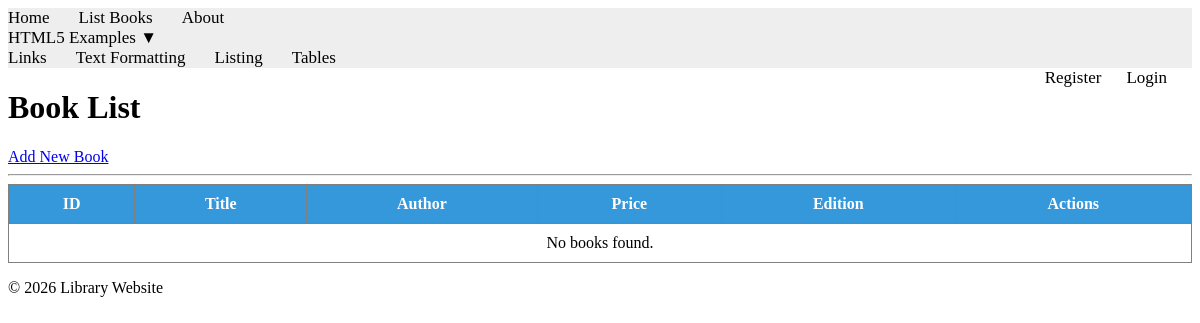
The page /books/lab10_part1/listbooks/ on the database as committed earlier.
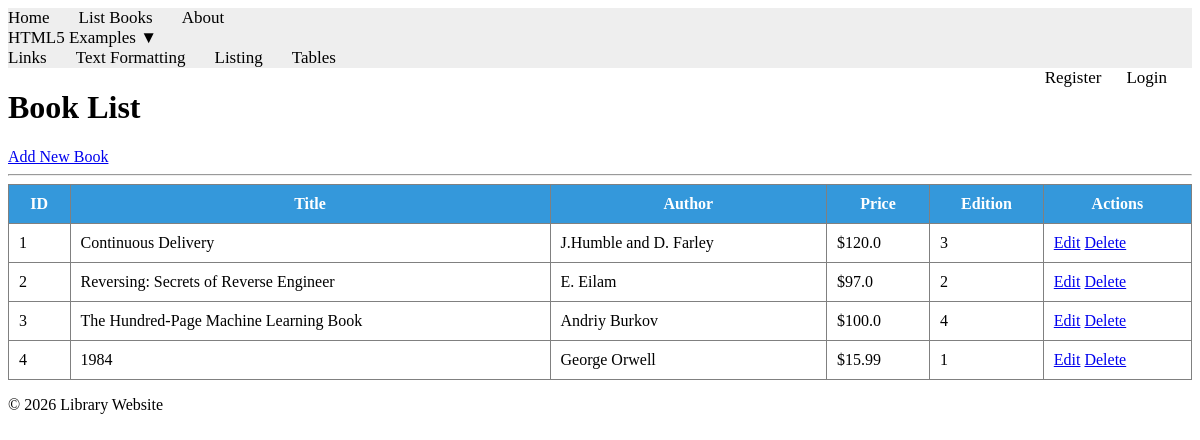
The same page on the database as committed later.
### apps/bookmodule/models.py (models this page shows, shortened)
class Book(models.Model):
    title = models.CharField(max_length=50)
    author = models.CharField(max_length=50)
    price = models.FloatField(default=0.0)
    edition = models.SmallIntegerField(default=1)

### apps/bookmodule/views.py (the view)
# urls.py: path('lab10_part1/listbooks/', views.lab10_part1_listbooks, name="books.lab10_part1_listbooks"),
def lab10_part1_listbooks(request):
    books = Book.objects.all()
    return render(request, 'bookmodule/lab10_part1_listbooks.html', {'books': books})

### apps/templates/bookmodule/lab10_part1_listbooks.html (shortened to what this page needs)
{% extends "layouts/base.html" %}
{% load static %}
{% block content %}
<div class="container">
    <h1>Book List</h1>
    <a href="{% url 'books.lab10_part1_addbook' %}">Add New Book</a>
    <hr>
    <table border="1" cellpadding="10" style="width:100%; border-collapse:collapse;">
        <thead>
            <tr style="background-color:#3498db; color:white;">
                <th>ID</th>
                <th>Title</th>
                <th>Author</th>
                <th>Price</th>
                <th>Edition</th>
                <th>Actions</th>
            </tr>
        </thead>
        <tbody>
            {% for book in books %}
            <tr>
                <td>{{ book.id }}</td>
                <td>{{ book.title }}</td>
                <td>{{ book.author }}</td>
                <td>${{ book.price }}</td>
                <td>{{ book.edition }}</td>
                <td>
                    <a href="{% url 'books.lab10_part1_editbook' book.id %}">Edit</a>
                    <a href="{% url 'books.lab10_part1_deletebook' book.id %}" onclick="return confirm('Are you sure?')">Delete</a>
                </td>
            </tr>
            {% empty %}
            <tr>
                <td colspan="6" style="text-align:center;">No books found.</td>
            </tr>
            {% endfor %}
        </tbody>
    </table>
</div>
{% endblock content %}

Rows that differ between the two databases and show on the page:
added Book: id "1", title "Continuous Delivery", author "J.Humble and D. Farley", price "120.0", edition "3"
added Book: id "2", title "Reversing: Secrets of Reverse Engineer", author "E. Eilam", price "97.0", edition "2"
added Book: id "3", title "The Hundred-Page Machine Learning Book", author "Andriy Burkov", price "100.0", edition "4"
added Book: id "4", title "1984", author "George Orwell", price "15.99", edition "1"
Other text that changed with them:
text no longer shown: "No books found."
